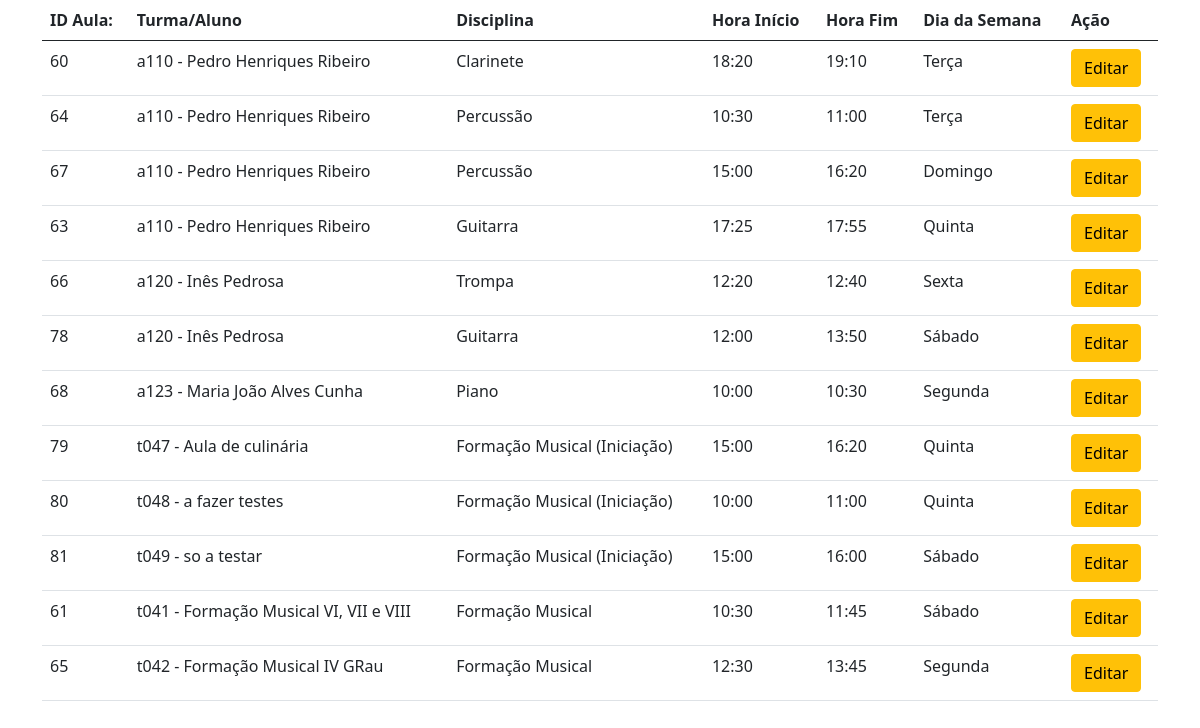
/area-reservada/modificar-aulas.php (signed in), run on the app's committed database.
### tables this page shows
CREATE TABLE `aulas` (
  `id_aula` int(11) NOT NULL,
  `userOuTurma` varchar(255) NOT NULL,
  `prof` varchar(255) NOT NULL,
  `cod_dis` int(11) NOT NULL,
  `hora_inicio` varchar(255) NOT NULL,
  `hora_fim` varchar(255) NOT NULL,
  `dia_semana` varchar(255) NOT NULL
);

CREATE TABLE `cod_dis` (
  `cod_dis` int(11) NOT NULL,
  `nome_dis` varchar(255) NOT NULL
);

### area-reservada/modificar-aulas.php (the view, shortened to what this page needs)
<?php
include "./generals/config.php";
$mysqli = new mysqli($bd_host, $bd_user, $bd_password, $bd_database);
function traduzirDiaSemana($dia) {
    switch ($dia) {
        case 1:
            return "Segunda";
            break;
        case 2:
            return "Terça";
            break;
        case 4:
            return "Quinta";
            break;
        case 5:
            return "Sexta";
            break;
        case 6:
            return "Sábado";
            break;
        case 7:
            return "Domingo";
            break;
    }
}
?>
<!DOCTYPE html>
<html lang="en">
<head>
    <link href="https://cdn.jsdelivr.net/npm/bootstrap@5.0.2/dist/css/bootstrap.min.css" rel="stylesheet">
    <link href="https://netdna.bootstrapcdn.com/font-awesome/3.2.1/css/font-awesome.css" rel="stylesheet">
</head>
    <?php
$query = "SELECT DISTINCT aulas.id_aula, aulas.userOuTurma, aulas.cod_dis, aulas.hora_inicio, aulas.hora_fim, aulas.dia_semana,
                        turmas.nome_turma, cod_dis.nome_dis, users1.nome AS aluno_nome
                    FROM aulas
                    LEFT JOIN turmas ON aulas.userOuTurma = turmas.cod_turma
                    LEFT JOIN cod_dis ON aulas.cod_dis = cod_dis.cod_dis
                    LEFT JOIN users1 ON aulas.userOuTurma = users1.user";
$result = $mysqli->query($query);
$aulas = array();
if ($result->num_rows > 0) {
    while ($row = $result->fetch_assoc()) {
        $aulas[] = $row;
    }
}
?>
    <div class="container" id="tabela-aulas">
        <table class="table">
            <thead>
                <tr>
                    <th>ID Aula:</th>
                    <th>Turma/Aluno</th>
                    <th>Disciplina</th>
                    <th>Hora Início</th>
                    <th>Hora Fim</th>
                    <th>Dia da Semana</th>
                    <th>Ação</th>
                </tr>
            </thead>
            <tbody>
            <?php foreach ($aulas as $aula) : ?>
                <tr>
                    <td><?php echo $aula['id_aula']; ?></td>
                    <td>
                        <?php
                        if (!empty($aula['nome_turma'])) {
                            echo $aula['userOuTurma'] . ' - ' . $aula['nome_turma'];
                        } elseif (!empty($aula['aluno_nome'])) {
                            echo $aula['userOuTurma'] . ' - ' . $aula['aluno_nome'];
                        } else {
                            echo $aula['userOuTurma'];
                        }
                        ?>
                    </td>
                    <td><?php echo $aula['nome_dis']; ?></td>
                    <td><?php echo $aula['hora_inicio']; ?></td>
                    <td><?php echo $aula['hora_fim']; ?></td>
                    <td><?php echo traduzirDiaSemana($aula['dia_semana']); ?></td>
                    <td>
                        <a href="#" class="btn btn-warning btn-editar" data-id="<?php echo $aula['id_aula']; ?>">Editar</a>
                    </td>
                </tr>
            <?php endforeach; ?>
            </tbody>
        </table>
</div>
</body>
</html>

### data on the page
aulas: id_aula "60", userOuTurma "a110", aluno_nome "Pedro Henriques Ribeiro", cod_dis.nome_dis "Clarinete", hora_inicio "18:20", hora_fim "19:10", dia_semana "Terça"
aulas: id_aula "64", userOuTurma "a110", aluno_nome "Pedro Henriques Ribeiro", cod_dis.nome_dis "Percussão", hora_inicio "10:30", hora_fim "11:00", dia_semana "Terça"
aulas: id_aula "67", userOuTurma "a110", aluno_nome "Pedro Henriques Ribeiro", cod_dis.nome_dis "Percussão", hora_inicio "15:00", hora_fim "16:20", dia_semana "Domingo"
aulas: id_aula "63", userOuTurma "a110", aluno_nome "Pedro Henriques Ribeiro", cod_dis.nome_dis "Guitarra", hora_inicio "17:25", hora_fim "17:55", dia_semana "Quinta"
aulas: id_aula "66", userOuTurma "a120", aluno_nome "Inês Pedrosa", cod_dis.nome_dis "Trompa", hora_inicio "12:20", hora_fim "12:40", dia_semana "Sexta"
aulas: id_aula "78", userOuTurma "a120", aluno_nome "Inês Pedrosa", cod_dis.nome_dis "Guitarra", hora_inicio "12:00", hora_fim "13:50", dia_semana "Sábado"
aulas: id_aula "68", userOuTurma "a123", aluno_nome "Maria João Alves Cunha", cod_dis.nome_dis "Piano", hora_inicio "10:00", hora_fim "10:30", dia_semana "Segunda"
aulas: id_aula "79", userOuTurma "t047", nome_turma "Aula de culinária", cod_dis.nome_dis "Formação Musical (Iniciação)", hora_inicio "15:00", hora_fim "16:20", dia_semana "Quinta"
aulas: id_aula "80", userOuTurma "t048", nome_turma "a fazer testes", cod_dis.nome_dis "Formação Musical (Iniciação)", hora_inicio "10:00", hora_fim "11:00", dia_semana "Quinta"
aulas: id_aula "81", userOuTurma "t049", nome_turma "so a testar", cod_dis.nome_dis "Formação Musical (Iniciação)", hora_inicio "15:00", hora_fim "16:00", dia_semana "Sábado"
aulas: id_aula "61", userOuTurma "t041", nome_turma "Formação Musical VI, VII e VIII", cod_dis.nome_dis "Formação Musical", hora_inicio "10:30", hora_fim "11:45", dia_semana "Sábado"
aulas: id_aula "65", userOuTurma "t042", nome_turma "Formação Musical IV GRau", cod_dis.nome_dis "Formação Musical", hora_inicio "12:30", hora_fim "13:45", dia_semana "Segunda"
